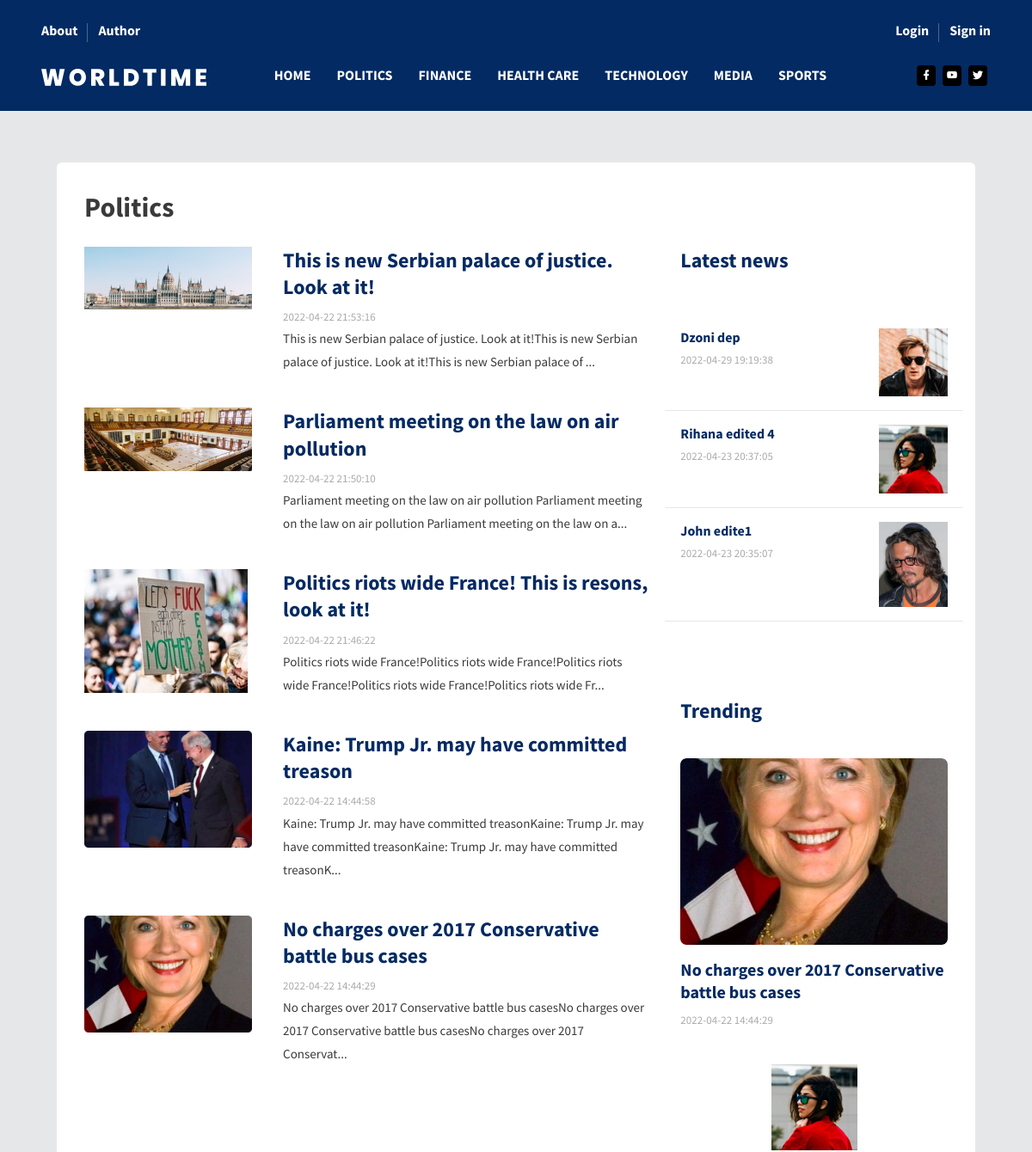
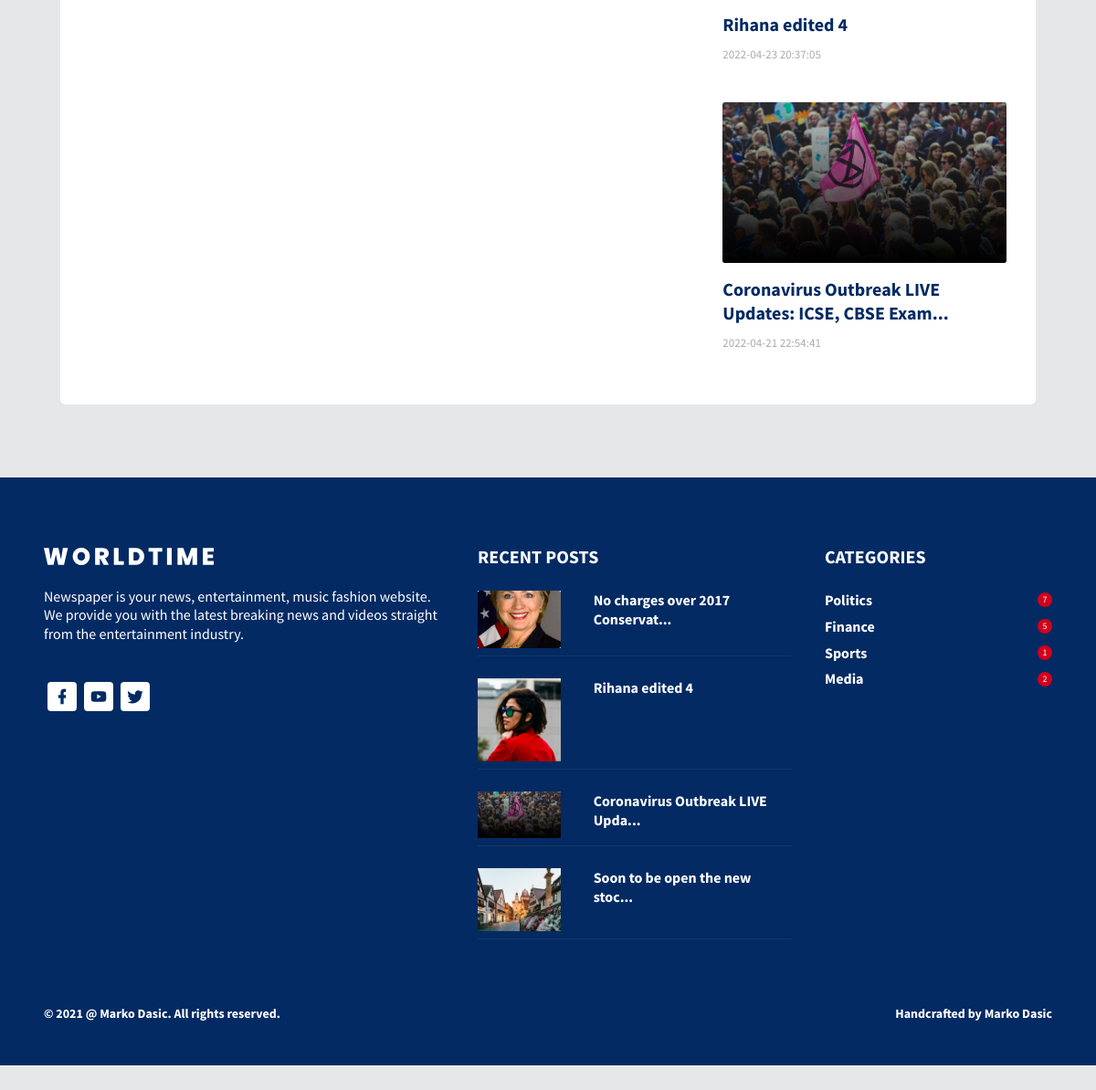
Screenshot of /index.php?pages=category&name=Politics with the database file from the repository (2 pictures, top to bottom).
### tables this page shows
CREATE TABLE `category` (
  `id_category` int(255) NOT NULL,
  `name` varchar(255) NOT NULL
);

CREATE TABLE `vest` (
  `id_vest` int(255) NOT NULL,
  `title` varchar(200) NOT NULL,
  `date` timestamp NOT NULL DEFAULT CURRENT_TIMESTAMP,
  `description` varchar(5000) NOT NULL,
  `ban` int(2) NOT NULL DEFAULT '0',
  `active` tinyint(1) NOT NULL DEFAULT '0',
  `id_author` int(255) NOT NULL,
  `id_image` int(255) NOT NULL,
  `id_category` int(255) NOT NULL,
  `id_vest_type` int(255) NOT NULL
);

CREATE TABLE `image` (
  `id_image` int(11) NOT NULL,
  `type` varchar(255) NOT NULL,
  `path` varchar(255) NOT NULL,
  `size` int(255) NOT NULL,
  `alt` varchar(255) NOT NULL
);

CREATE TABLE `user_like` (
  `id_user_like` int(255) NOT NULL,
  `id_user` int(255) NOT NULL,
  `id_vest` int(255) NOT NULL,
  `is_liked` tinyint(1) NOT NULL DEFAULT '1'
);

### models/functions.php (called while the page is built, shortened)
<?php
function GetCategory(){
    global $conn;
    $res = $conn->query("SELECT * FROM category")->fetchAll();
    return $res;
}
function GetNewNews($lim){
    global $conn;
    $res = $conn->query("SELECT * FROM vest v
    JOIN vest_type vt ON v.id_vest_type = vt.id_vest_type
    JOIN image i ON v.id_image=i.id_image
    WHERE v.ban = 0 AND v.active=0
    ORDER BY date DESC LIMIT 0,".$lim);
    return $res->fetchAll();
}
function GetNewNewsForCategory($category,$lim){
    global $conn;
    $res = $conn->query("SELECT * FROM vest v
    JOIN vest_type vt ON v.id_vest_type = vt.id_vest_type
    JOIN category c ON v.id_category = c.id_category
    JOIN image i ON v.id_image=i.id_image
    WHERE c.name LIKE '%$category%' AND v.ban = 0 AND v.active=0
    ORDER BY date DESC
    LIMIT 0,$lim");
    return $res->fetchAll();
}
function GetNumberPostFromCategory($name){
    global $conn;
    $quer = "SELECT name, COUNT(*) AS number FROM category c
    JOIN vest v ON c.id_category = v.id_category
 	WHERE name LIKE '%$name%'
    GROUP BY name";
    $res = $conn->query($quer);
    return $res->fetch();
}
function GetMostLikesNews($lim){
    global $conn;
    $quer = "SELECT *, COUNT(id_user_like) AS number_like   FROM user_like ul
    JOIN vest v ON ul.id_vest = v.id_vest
    JOIN image i ON v.id_image=i.id_image
    JOIN vest_type vt ON v.id_vest_type = vt.id_vest_type
    WHERE ul.is_liked > 0 AND v.ban = 0 AND v.active=0
    GROUP BY title
    ORDER BY number_like
    LIMIT 0, $lim";
    $res = $conn->query($quer);
    return $res->fetchAll();
}

### view/pages/singe-category.php (the view, shortened to what this page needs)
<?php
    $name = $_GET['name'];
    $arr_news = GetNewNewsForCategory($name,5);
    $arr_last_news = GetNewNews(3);
    $popular = GetMostLikesNews(3);
?>
<div class="content-wrapper">
          <div class="container">
            <div class="col-sm-12">
              <div class="card" data-aos="fade-up">
                <div class="card-body">
                  <div class="row">
                    <div class="col-sm-12">
                      <h1 class="font-weight-600 mb-4">
                        <?=$name?>
                      </h1>
                    </div>
                  </div>
                  <div class="row">
                    <div class="col-lg-8">
                <?php foreach($arr_news as $el):?>
                      <div class="row">
                        <div class="col-sm-4 grid-margin">
                          <div class="rotate-img">
                            <a href = "index.php?pages=vest&id=<?= $el->id_vest?>"><img
                              src="<?=$el->path?>"
                              alt="<?=$el->alt?>"
                              class="img-fluid"
                            /></a>
                          </div>
                        </div>
                        <div class="col-sm-8 grid-margin">
                          <h2 class="font-weight-600 mb-2">
                            <a href="index.php?pages=vest&id=<?= $el->id_vest?>" class="link-blue"><?=$el->title?></a>
                          </h2>
                          <p class="fs-13 text-muted mb-0">
                            <span class="mr-2"><?=$el->date?></span>
                          </p>
                          <p class="fs-15">
                          <?php if (strlen($el->description) > 130) {
                                      echo substr($el->description, 0, 130) . '...';
                                } else {
                                    echo $el->description;
                                }
                            ?>
                          </p>
                        </div>
                      </div>
                <?php endforeach?>
                </div>
                <div class="col-lg-4">
                      <h2 class="mb-4 text-primary font-weight-600">
                        Latest news
                      </h2>
                      <div class="row">
                        <div class="col-sm-12">
                          <div class="pb-2 pt-4">
                        <?php foreach($arr_last_news as $el):?>
                            <div class="row py-3 border-bottom">
                              <div class="col-sm-8">
                                <h5 class="font-weight-600 mb-1">
                                  <a href="index.php?pages=vest&id=<?= $el->id_vest?>" class="link-blue"><?=$el->title?></a>
                                </h5>
                                <p class="fs-13 text-muted mb-0">
                                  <span class="mr-2">
                                  <?=$el->date;
                                    ?>
                                  </span>
                                </p>
                              </div>
                              <div class="col-sm-4">
                                <div class="rotate-img">
                                  <a href="index.php?pages=vest&id=<?= $el->id_vest?>"><img
                                    src="<?= $el->path?>"
                                    alt="<?=$el->alt?>"
                                    class="img-fluid"
                                  /></a>
                                </div>
                              </div>
                            </div>
                            <?php endforeach?>
                            </div>
                        </div>
                      </div>
                      <div class="trending">
                        <h2 class="mb-4 text-primary font-weight-600">
                          Trending
                        </h2>
                        <?php foreach($popular as $el):?>
                            <div class="mb-4 pt-3">
                          <div class="rotate-img d-flex justify-content-center">
                            <a href="index.php?pages=vest&id=<?= $el->id_vest?>"><img
                              src="<?=$el->path?>"
                              alt="<?=$el->alt?>"
                              class="img-fluid"
                            /></a>
                          </div>
                          <h3 class="mt-3 font-weight-600">
                            <a href="index.php?pages=vest&id=<?= $el->id_vest?>" class="link-blue">
                            <?php if (strlen($el->title) > 50) {
                                      echo substr($el->title, 0, 50) . '...';
                                } else {
                                    echo $el->title;
                                }
                            ?>
                            </a>
                          </h3>
                          <p class="fs-13 text-muted mb-0">
                            <span class="mr-2"><?=$el->date?></span>
                          </p>
                        </div>
                        <?php endforeach?>
                        </div>
                  </div>
                </div>
              </div>
            </div>
          </div>
        </div>

### view/fixed/nav.php (shortened to what this page needs)
<?php
  include "models/config.php";
  include "models/functions.php";
  $nav = GetCategory();
?>
<header id="header">
          <div class="container">
            <nav class="navbar navbar-expand-lg navbar-light">
              <div class="navbar-top">
                <div class="d-flex justify-content-between align-items-center">
                  <ul class="navbar-top-left-menu">
                    <li class="nav-item">
                      <a href="index.php?pages=about" class="nav-link">About</a>
                    </li>
                    <li class="nav-item">
                      <a href="index.php?pages=author" class="nav-link">Author</a>
                    </li>
                  </ul>
                  <ul class="navbar-top-right-menu">
                    <?php if(!isset($_SESSION['user'])){?>
                    <li class="nav-item">
                      <a href="index.php?pages=log-in" class="nav-link">Login</a>
                    </li>
                    <li class="nav-item">
                      <a href="index.php?pages=registration" class="nav-link">Sign in</a>
                    </li>
                    <?php } ?>
                  </ul>
                </div>
              </div>
              <div class="navbar-bottom">
                <div class="d-flex justify-content-between align-items-center">
                  <div>
                    <a class="navbar-brand" href="index.php"
                      ><img src="assets/images/logo.svg" alt=""
                    /></a>
                  </div>
                  <div>
                    <div
                      class="navbar-collapse justify-content-center collapse"
                      id="navbarSupportedContent"
                    >
                      <ul
                        class="navbar-nav d-lg-flex justify-content-between align-items-center" id="header-nav"
                      >
                        <li class="nav-item active">
                          <a class="nav-link" href="index.php">Home</a>
                        </li>
                        <?php foreach($nav as $el):?>
                        <li class="nav-item">
                          <a class="nav-link" href="index.php?pages=category&name=<?=$el->name?>"><?php echo $el->name == "Health_care" ? "Health Care": $el->name?></a>
                        </li>
                        <?php endforeach?>
                      </ul>
                    </div>
                  </div>
                  <ul class="social-media">
                    <li>
                      <a href="https://sr-rs.facebook.com/">
                        <i class="mdi mdi-facebook"></i>
                      </a>
                    </li>
                    <li>
                      <a href="https://www.youtube.com/">
                        <i class="mdi mdi-youtube"></i>
                      </a>
                    </li>
                    <li>
                      <a href="https://twitter.com/?lang=sr">
                        <i class="mdi mdi-twitter"></i>
                      </a>
                    </li>
                  </ul>
                </div>
              </div>
            </nav>
          </div>
        </header>

### view/fixed/footer.php (shortened to what this page needs)
<?php
  $popular = GetMostLikesNews(4);
  $arr[0] = GetNumberPostFromCategory("Politics");
  $arr[1] = GetNumberPostFromCategory("Finance");
  $arr[2] = GetNumberPostFromCategory("Sport");
  $arr[3] = GetNumberPostFromCategory("Media");
?>
<br/>
<br/>
<br/>
<br/>
<footer>
<div class="footer-top">
            <div class="container-lg">
              <div class="row">
                <div class="col-sm-5">
                  <img src="assets/images/logo.svg" class="footer-logo" alt="" />
                  <h5 class="font-weight-normal mt-4 mb-5">
                    Newspaper is your news, entertainment, music fashion website. We
                    provide you with the latest breaking news and videos straight from
                    the entertainment industry.
                  </h5>
                  <ul class="social-media">
                    <li>
                      <a href="https://sr-rs.facebook.com/">
                        <i class="mdi mdi-facebook"></i>
                      </a>
                    </li>
                    <li>
                      <a href="https://www.youtube.com/">
                        <i class="mdi mdi-youtube"></i>
                      </a>
                    </li>
                    <li>
                      <a href="https://twitter.com/?lang=sr">
                        <i class="mdi mdi-twitter"></i>
                      </a>
                    </li>
                  </ul>
                </div>
                <div class="col-sm-4">
                  <h3 class="font-weight-bold mb-3">RECENT POSTS</h3>
                  <?php foreach($popular as $el):?>
                  <div class="row mt-4">
                    <div class="col-sm-12">
                      <div class="footer-border-bottom pb-2">
                        <div class="row">
                          <div class="col-md-4 col-12">
                            <a href="index.php?pages=vest&id=<?=$el->id_vest?>" > <img
                              src="<?=$el->path?>"
                              alt="<?=$el->alt?>"
                              class="img-fluid"
                            /></a>
                          </div>
                          <div class="col-md-8 col-12">
                            <h5 class="font-weight-600">
                              <a href="index.php?pages=vest&id=<?=$el->id_vest?> " class="link">
                              <?php if (strlen($el->title) > 30) {
                                                echo substr($el->title, 0, 30) . '...';
                                            } else {
                                                echo $el->title;
                                            }
                               ?>
                            </a>
                            </h5>
                          </div>
                        </div>
                      </div>
                    </div>
                  </div>
                  <?php endforeach?>
                </div>
                <div class="col-sm-3">
                  <h3 class="font-weight-bold mb-3">CATEGORIES</h3>
                  <?php foreach($arr as $el):?>
                  <div class="pt-2">
                    <div class="d-flex justify-content-between align-items-center">
                      <h5 class="mb-0 font-weight-600"><?=$el->name?></h5>
                      <div class="count"><?=$el->number?></div>
                    </div>
                  </div>
                  <?php endforeach?>
                </div>
              </div>
            </div>
          </div>
          <div class="footer-bottom">
            <div class="container">
              <div class="row">
                <div class="col-sm-12">
                  <div class="d-sm-flex justify-content-between align-items-center">
                    <div class="fs-14 font-weight-600">
                      © 2021 @ <a href="https://www.bootstrapdash.com/" target="_blank" class="text-white"> Marko Dasic</a>. All rights reserved.
                    </div>
                    <div class="fs-14 font-weight-600">
                      Handcrafted by <a href="https://www.bootstrapdash.com/" target="_blank" class="text-white">Marko Dasic</a>
                    </div>
                  </div>
                </div>
              </div>
            </div>
          </div>
</footer>
</html>

### view/pages/singe-category.php (style rules this page uses)
.link-blue { color:#032a63 !important; }
.link { color:#fff !important; }

### view/fixed/footer.php (style rules this page uses)
.link { color:white !important; }
.link-blue { color:#032a63 !important; }

### rows the page displays
category: name "POLITICS"
category: name "FINANCE"
category: name "HEALTH CARE"
category: name "TECHNOLOGY"
category: name "MEDIA"
category: name "SPORTS"
vest: id_image.path (picture), title "This is new Serbian palace of justice. Look at it!", date "2022-04-22 21:53:16", description "This is new Serbian palace of justice. Look at it!This is new Serbian palace of justice. Look at it!This is new Serbian palace of"
vest: id_image.path (picture), title "Parliament meeting on the law on air pollution", date "2022-04-22 21:50:10", description "Parliament meeting on the law on air pollution Parliament meeting on the law on air pollution Parliament meeting on the law on a"
vest: id_image.path (picture), title "Politics riots wide France! This is resons, look at it!", date "2022-04-22 21:46:22", description "Politics riots wide France!Politics riots wide France!Politics riots wide France!Politics riots wide France!Politics riots wide Fr"
vest: id_image.path (picture), title "Kaine: Trump Jr. may have committed treason", date "2022-04-22 14:44:58", description "Kaine: Trump Jr. may have committed treasonKaine: Trump Jr. may have committed treasonKaine: Trump Jr. may have committed treasonK"
vest: id_image.path (picture), title "No charges over 2017 Conservative battle bus cases", date "2022-04-22 14:44:29", description "No charges over 2017 Conservative battle bus casesNo charges over 2017 Conservative battle bus casesNo charges over 2017 Conservat"
vest: title "Dzoni dep", date "2022-04-29 19:19:38", id_image.path (picture)
vest: title "Rihana edited 4", date "2022-04-23 20:37:05", id_image.path (picture)
vest: title "John edite1", date "2022-04-23 20:35:07", id_image.path (picture)
user_like: image.path (picture), id_vest.title "No charges over 2017 Conservative battle bus cases", id_vest.date "2022-04-22 14:44:29", id_vest.title "No charges over 2017 Conservat"
user_like: image.path (picture), id_vest.title "Rihana edited 4", id_vest.date "2022-04-23 20:37:05"
user_like: image.path (picture), id_vest.title "Coronavirus Outbreak LIVE Updates: ICSE, CBSE Exam", id_vest.date "2022-04-21 22:54:41", id_vest.title "Coronavirus Outbreak LIVE Upda"
user_like: image.path (picture), id_vest.title "Soon to be open the new stoc"

### other values shown
$name "Politics"
$el->name "Politics"
$el->number "7"
$el->name "Finance"
$el->number "5"
$el->name "Sports"
$el->number "1"
$el->name "Media"
$el->number "2"
